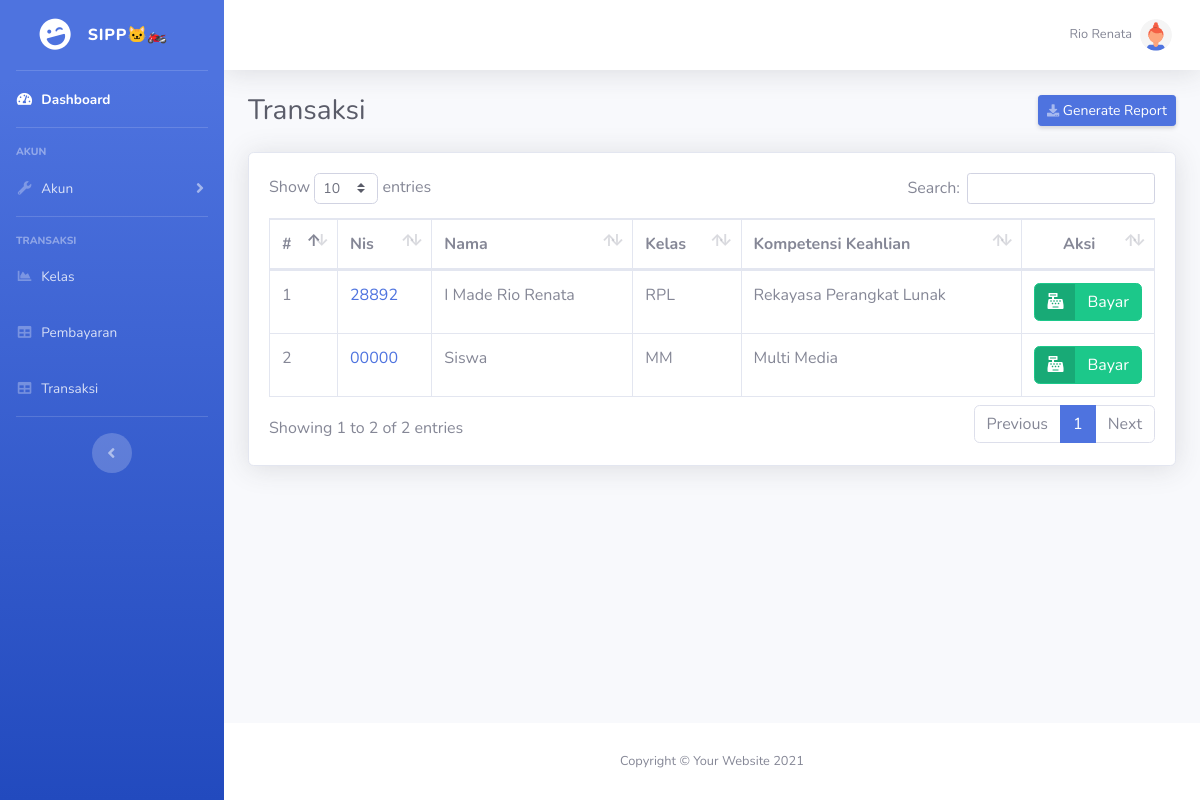
Screenshot of /public/transaksi (signed in) with the database file from the repository.
### tables this page shows
CREATE TABLE `siswa` (
  `id_siswa` int(11) NOT NULL,
  `nisn` varchar(10) NOT NULL,
  `nis` varchar(5) NOT NULL,
  `nama` varchar(50) NOT NULL,
  `alamat` text NOT NULL,
  `telepon` varchar(14) NOT NULL,
  `id_kelas` int(11) NOT NULL,
  `id_pengguna` int(11) NOT NULL,
  `id_pembayaran` int(11) NOT NULL
);

CREATE TABLE `kelas` (
  `id_kelas` int(11) NOT NULL,
  `nama` varchar(10) NOT NULL,
  `kompetensi_keahlian` varchar(50) NOT NULL
);

### app/core/Controller.php (called while the page is built, shortened)
<?php
class Controller
{
  public function view($view, $data = [])
  {
    require_once "../app/views/{$view}.php";
  }
  public function model($model)
  {
    return new $model;
  }
}

### app/controllers/Transaksi.php (called while the page is built, shortened)
<?php
class Transaksi extends Controller
{
  public function index()
  {
    $data = [
      'title' => 'Transaksi',
      'siswa' => $this->model('siswa_model')->getAllSiswa(),
    ];
    $this->view('transaksi/index', $data);
  }
}

### app/core/App.php (called while the page is built, shortened)
<?php
class App
{
  protected $method     = 'index';
  protected $params     = [];
  public function __construct()
  {
    $this->controller = new $this->controller;
    call_user_func_array([$this->controller, $this->method], $this->params);
  }
}

### public/index.php (called while the page is built, shortened)
<?php
$app = new App;

### app/core/Database.php (called while the page is built, shortened)
<?php
class Database
{
  private $db_host  = DB_HOST;
  private $db_name  = DB_NAME;
  private $db_user  = DB_USER;
  private $db_pass  = DB_PASS;
  private $dbh;
  private $stmt;
  public function __construct()
  {
    $dsn    = "mysql:host={$this->db_host};dbname={$this->db_name}";
    $option = [
      PDO::ATTR_PERSISTENT => true,
      PDO::ATTR_ERRMODE => PDO::ERRMODE_EXCEPTION
    ];
    try {
      $this->dbh = new PDO($dsn, $this->db_user, $this->db_pass, $option);
    } catch (PDOException $e) {
      die($e->getMessage());
    }
  }
  public function query($query)
  {
    $this->stmt = $this->dbh->prepare($query);
  }
  public function execute()
  {
    $this->stmt->execute();
  }
  public function fetchAll()
  {
    $this->execute();
    return $this->stmt->fetchAll(PDO::FETCH_ASSOC);
  }
}

### app/models/Siswa_Model.php (called while the page is built, shortened)
<?php
class Siswa_Model
{
  private $table = 'siswa';
  private $db;
  public function __construct()
  {
    $this->db = new Database;
  }
  public function getAllSiswa()
  {
    $query  = "SELECT siswa.*, pengguna.*, pembayaran.*, kelas.nama as nama_kelas, kelas.kompetensi_keahlian
               FROM {$this->table}
               LEFT JOIN pengguna ON siswa.id_pengguna = pengguna.id_pengguna
               LEFT JOIN pembayaran ON siswa.id_pembayaran = pembayaran.id_pembayaran
               LEFT JOIN kelas ON siswa.id_kelas = kelas.id_kelas";
    $this->db->query($query);
    return $this->db->fetchAll();
  }
}

### app/views/transaksi/index.php (the view, shortened to what this page needs)
<div class="container-fluid">
  <div class="d-sm-flex align-items-center justify-content-between mb-4">
    <h1 class="h3 mb-0 text-gray-800"><?= $data['title'] ?></h1>
    <a href="#" class="d-none d-sm-inline-block btn btn-sm btn-primary shadow-sm"><i class="fas fa-download fa-sm text-white-50"></i> Generate Report</a>
  </div>
  <div class="card shadow mb-4">
    <div class="card-body">
      <div class="table-responsive">
        <table class="table table-bordered" id="dataTable" width="100%" cellspacing="0">
          <thead>
            <tr>
              <th>#</th>
              <th>Nis</th>
              <th>Nama</th>
              <th>Kelas</th>
              <th>Kompetensi Keahlian</th>
              <th width="10%" class="text-center">Aksi</th>
            </tr>
          </thead>
          <tbody>
            <?php foreach ($data['siswa'] as $key) : ?>
              <tr>
                <td><?= $key['id_siswa']; ?></td>
                <td><a href="<?= BASE_URL ?>/transaksi/detail/<?= $key['id_siswa'] ?>"><?= $key['nis']; ?></a></td>
                <td><?= $key['nama'] ?></td>
                <td><?= $key['nama_kelas'] ?></td>
                <td><?= $key['kompetensi_keahlian'] ?></td>
                <td>
                  <a href="<?= BASE_URL ?>/transaksi/detail/<?= $key['id_siswa'] ?>" class="btn btn-success btn-icon-split">
                    <span class="icon text-white-100">
                      <i class="fas fa-cash-register"></i>
                    </span>
                    <span class="text">Bayar</span>
                  </a>
                </td>
              </tr>
            <?php endforeach ?>
          </tbody>
        </table>
      </div>
    </div>
  </div>
</div>

### rows the page displays
siswa: id_siswa "1", nis "28892", nama "I Made Rio Renata", id_kelas.nama "RPL", id_kelas.kompetensi_keahlian "Rekayasa Perangkat Lunak"
siswa: id_siswa "2", nis "00000", nama "Siswa", id_kelas.nama "MM", id_kelas.kompetensi_keahlian "Multi Media"

### other values shown
$_SESSION['user']['name'] "Rio Renata"
$data['title'] "Transaksi"
